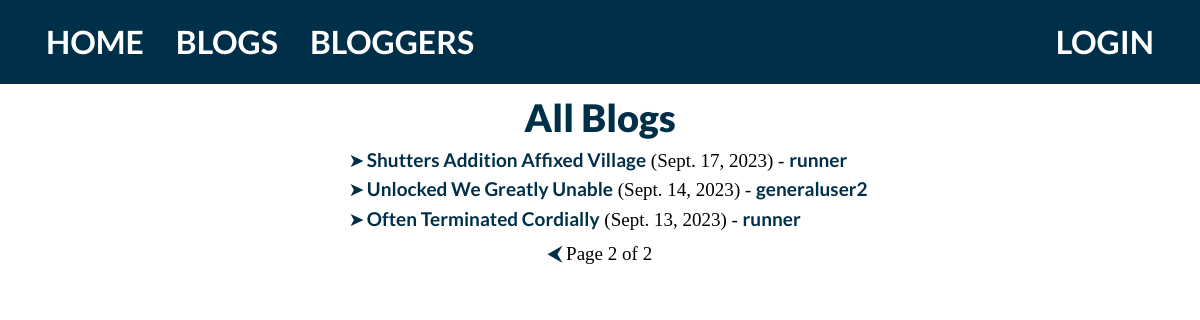
/blog/blogs/?page=2, run on the app's committed database.
### blog/models.py (models this page shows, shortened)
class Blog(models.Model):
	name = models.CharField(max_length=200)
	author = models.ForeignKey('BlogAuthor', on_delete=models.SET_NULL, null=True)
	description = models.TextField(max_length=2000, help_text="Enter the blog post's text here.")
	post_date = models.DateField(default=date.today)
	class Meta:
		ordering = ['-post_date']
	def get_absolute_url(self):
		return reverse('blog-detail', args=[str(self.id)])

class BlogAuthor(models.Model):
	user = models.OneToOneField(User, on_delete=models.SET_NULL, null=True)
	bio = models.TextField(max_length=400, help_text="Enter your bio details here.")
	class Meta:
		ordering = ['user', 'bio']
	def __str__(self):
		return self.user.username

### blog/views.py (the view)
# urls.py: path('blogs/', views.BlogListView.as_view(), name='blogs'),
class BlogListView(generic.ListView):
  model = Blog
  paginate_by = 5

### blog/templates/blog/blog_list.html
{% extends "base_generic.html" %}
{% block content %}
  <h1>All Blogs</h1>
  {% if blog_list %}
		<div class="list">
	    <ul>
	      {% for blog in blog_list %}
	      <li>
	        <a href="{{ blog.get_absolute_url }}">{{ blog.name }}</a>
	        ({{blog.post_date}}) - <a href="{% url 'blogs-by-author' blog.author.pk %}">{{ blog.author }}</a>
	      </li>
	      {% endfor %}
	    </ul>
		</div>
  {% else %}
    <p>No blog posts have been posted yet.</p>
  {% endif %}
{% endblock %}

### blog/static/css/styles.css (style rules this page uses)
* { margin: 0; padding: 0; }
body { background-color: #FFFFFF; color: #000000; font-family: 'Bitter', serif; font-size: 19px; }
h1 { color: #003049; margin-top: 0px; margin-bottom: 5px; text-transform: none; font-size: 38px; text-align: center; font-family: 'Lato', sans-serif; font-weight: 900; }
ul { margin-top: 0px; margin-bottom: 10px; display: inline-block; text-align: left; }
div.list { text-align: center; }
li { list-style-type: "➤"; padding-inline-start: 0.26ch; }
li::marker { color: #003049; }
a { font-family: 'Lato', sans-serif; color: #003049; text-decoration: none; font-size: 19px; font-weight: bold; }

### data on the page
Blog: name "Shutters Addition Affixed Village", post_date "Sept. 17, 2023", author "runner"
Blog: name "Unlocked We Greatly Unable", post_date "Sept. 14, 2023", author "generaluser2"
Blog: name "Often Terminated Cordially", post_date "Sept. 13, 2023", author "runner"

### other printed values
{{ page_obj.number }} "2"
{{ page_obj.paginator.num_pages }} "2"
